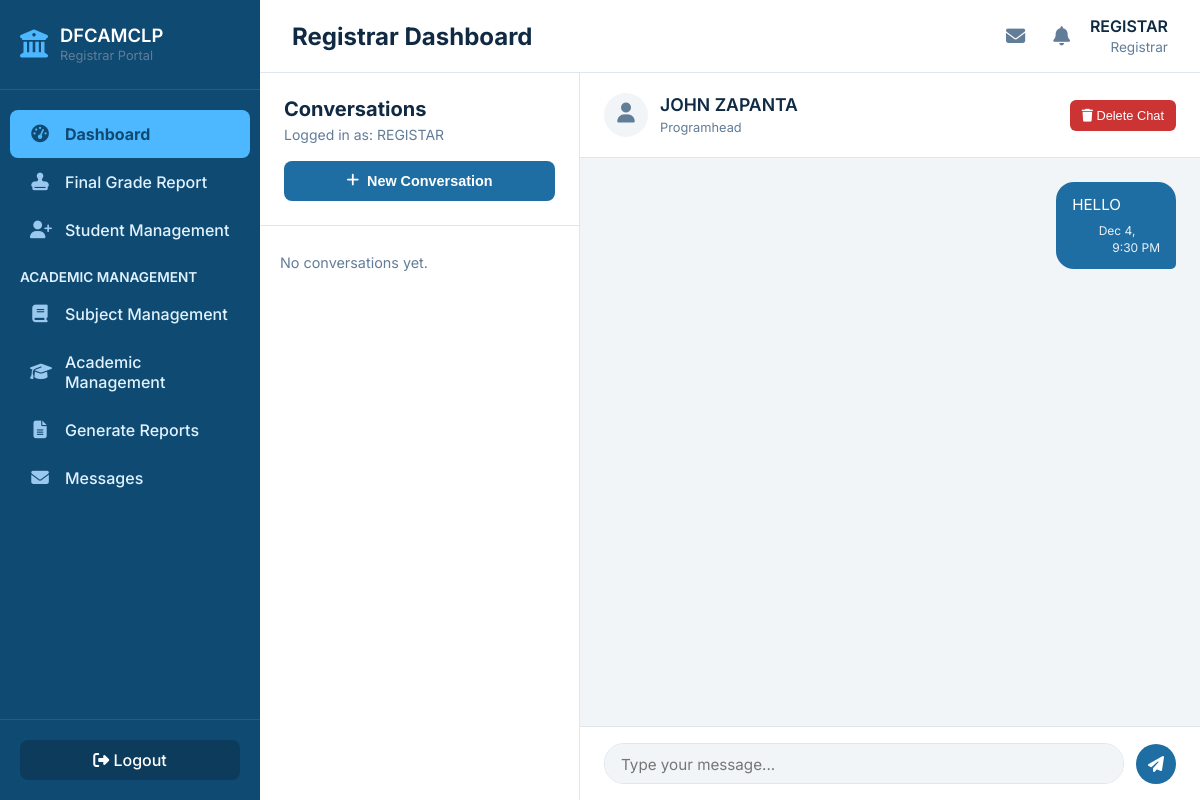
The app's page /registrar_messages.php?conversation_id=15 (signed in) with its own data.
### tables this page shows
CREATE TABLE `conversations` (
  `conversation_id` int(11) NOT NULL,
  `user_1_id` bigint(20) NOT NULL,
  `user_2_id` bigint(20) NOT NULL,
  `updated_at` timestamp NULL DEFAULT current_timestamp() ON UPDATE current_timestamp(),
  `user_1_hidden` tinyint(1) NOT NULL DEFAULT 0,
  `user_2_hidden` tinyint(1) NOT NULL DEFAULT 0
);

CREATE TABLE `users` (
  `sid` bigint(20) NOT NULL,
  `username` varchar(50) NOT NULL,
  `email` varchar(255) NOT NULL,
  `password` varchar(255) NOT NULL,
  `role` enum('student','professor','Registrar','Programhead') NOT NULL DEFAULT 'student',
  `is_verified` tinyint(1) DEFAULT 0,
  `verification_token` varchar(64) DEFAULT NULL,
  `login_token` varchar(255) DEFAULT NULL,
  `login_token_expires` datetime DEFAULT NULL,
  `created_at` timestamp NOT NULL DEFAULT current_timestamp(),
  `token_creation_time` datetime DEFAULT NULL,
  `reset_token` varchar(128) DEFAULT NULL,
  `reset_token_expiry` datetime DEFAULT NULL,
  `must_change_password` tinyint(1) NOT NULL DEFAULT 0
);

CREATE TABLE `messages` (
  `message_id` int(11) NOT NULL,
  `conversation_id` int(11) NOT NULL,
  `sender_id` bigint(20) NOT NULL,
  `receiver_id` bigint(20) NOT NULL,
  `subject` varchar(255) NOT NULL,
  `body` text NOT NULL,
  `is_read` tinyint(1) DEFAULT 0,
  `sent_at` timestamp NULL DEFAULT current_timestamp()
);

### registrar_messages.php (the view, shortened to what this page needs)
<?php
include_once 'db.php';
$current_user_id = $_SESSION['sid'];
$db_error = '';
$selected_conversation_id = $_GET['conversation_id'] ?? null;
$messages = [];
$other_user_name = 'Select Conversation';
$other_user_role = '';
$is_part_of_conversation = false;
if ($selected_conversation_id) {
    $stmt_conv_details = $conn->prepare("
        SELECT
            c.user_1_id, c.user_2_id, c.user_1_hidden, c.user_2_hidden,
            u1.role as user_1_role,
            u2.role as user_2_role,
            COALESCE(NULLIF(CONCAT(up1.first_name, ' ', up1.last_name), ' '), u1.username) as user_1_name,
            COALESCE(NULLIF(CONCAT(up2.first_name, ' ', up2.last_name), ' '), u2.username) as user_2_name
        FROM conversations c
        JOIN users u1 ON c.user_1_id = u1.sid
        JOIN users u2 ON c.user_2_id = u2.sid
        LEFT JOIN user_profiles up1 ON u1.sid = up1.sid
        LEFT JOIN user_profiles up2 ON u2.sid = up2.sid
        WHERE c.conversation_id = :conv_id AND (c.user_1_id = :current_user OR c.user_2_id = :current_user)
    ");
    $stmt_conv_details->execute([
        ':conv_id' => $selected_conversation_id,
        ':current_user' => $current_user_id
    ]);
    $conv_details = $stmt_conv_details->fetch(PDO::FETCH_ASSOC);
    if ($conv_details) {
        $is_part_of_conversation = true;
        if ($conv_details['user_1_id'] == $current_user_id) {
            $current_conversation_receiver_id = (int)$conv_details['user_2_id'];
            $other_user_name = $conv_details['user_2_name'];
            $other_user_role = $conv_details['user_2_role'] ?? 'User';
        } else {
            $other_user_name = $conv_details['user_1_name'];
            $other_user_role = $conv_details['user_1_role'] ?? 'User';
        }
        $stmt_msgs = $conn->prepare("
            SELECT
                m.*,
                COALESCE(NULLIF(CONCAT(up.first_name, ' ', up.last_name), ' '), u.username) AS sender_full_name
            FROM messages m
            JOIN users u ON m.sender_id = u.sid
            LEFT JOIN user_profiles up ON u.sid = up.sid
            WHERE m.conversation_id = :conv_id ORDER BY m.sent_at ASC
        ");
        $stmt_msgs->bindParam(':conv_id', $selected_conversation_id, PDO::PARAM_INT);
        $stmt_msgs->execute();
        $messages = $stmt_msgs->fetchAll(PDO::FETCH_ASSOC);
    } else {
        $selected_conversation_id = null;
        $other_user_name = "Invalid Conversation";
        if (empty($db_error)) {
            $db_error = "You do not have permission to view this conversation or it does not exist.";
        }
    }
}
?>
<?php include_once 'registrar_header.php'; ?>
<div class="messaging-layout <?php echo $selected_conversation_id ? 'show-chat' : 'show-list'; ?>">
    <aside class="conversation-sidebar">
        <div class="conversation-header">
            <h2>Conversations</h2>
            <p>Logged in as: <?= htmlspecialchars($current_user_name ?? 'Registrar'); ?></p>
            <button id="new-conversation-btn" class="new-conv-btn"><i class="fas fa-plus mr-1"></i> New Conversation</button>
        </div>
        <nav class="conversation-list custom-scrollbar" id="conversation-list-area">
            <?php if (empty($conversations)): ?>
                <p class="no-data" style="padding: 20px;">No conversations yet.</p>
            <?php endif; ?>
        </nav>
    </aside>
    <div class="message-view">
        <header class="message-header">
            <i class="fa-solid fa-user"></i>
            <div>
                <h3><?= htmlspecialchars($other_user_name); ?></h3>
                <span><?= htmlspecialchars($other_user_role); ?></span>
            </div>
            <?php if ($selected_conversation_id && $is_part_of_conversation): ?>
            <div class="chat-actions">
                <form method="POST" action="registrar_messages.php" onsubmit="return confirm('WARNING: Are you sure you want to permanently DELETE this entire conversation and all messages for BOTH users? This action cannot be undone.');">
                    <button type="submit" class="delete-full-conv-btn" title="Permanently Delete Conversation">
                        <i class="fas fa-trash"></i> Delete Chat
                    </button>
                </form>
            </div>
            <?php endif; ?>
        </header>
        <div id="message-area" class="custom-scrollbar">
            <?php if ($selected_conversation_id && $is_part_of_conversation): ?>
                <?php if (!empty($messages)): ?>
                    <?php foreach ($messages as $msg): ?>
                    <div class="message-bubble-container <?= ($msg['sender_id'] == $current_user_id) ? 'sent' : 'received'; ?>">
                        <div class="message-bubble <?= ($msg['sender_id'] == $current_user_id) ? 'sent' : 'received'; ?>">
                            <p>
                                <?= nl2br(htmlspecialchars($msg['body'])); ?>
                            </p>
                            <p class="timestamp">
                                <?= date('M j, g:i A', strtotime($msg['sent_at'])); ?>
                            </p>
                        </div>
                    </div>
                    <?php endforeach; ?>
                <?php else: ?>
                    <p class="no-data">No messages yet. Say hello!</p>
                <?php endif; ?>
            <?php elseif ($db_error): ?>
                    <p class="message error" style="margin: 20px;"><?= htmlspecialchars($db_error) ?></p>
            <?php else: ?>
                <p class="select-conversation-prompt">Select a conversation or start a new one.</p>
            <?php endif; ?>
        </div>
        <?php if ($selected_conversation_id && $is_part_of_conversation): ?>
        <footer class="message-input-area">
            <form action="registrar_messages.php?conversation_id=<?= $selected_conversation_id; ?>" method="POST">
                <textarea name="body" placeholder="Type your message..." rows="1" required></textarea>
                <button type="submit" name="send_message" title="Send"><i class="fas fa-paper-plane"></i></button>
            </form>
        </footer>
        <?php endif; ?>
    </div>
</div>
<?php include 'registrar_footer.php'; ?>

### registrar_header.php (style rules this page uses)
:root { --nav-dark: #0f4a73; --panel-blue: #1f6ea3; --bg-light: #f2f5f8; --white: #ffffff; --text-dark: #102a43; --text-light: #627d98; --accent-light: #4db8ff; --shadow: 0 4px 12px rgba(0, 0, 0, 0.05); --shadow-md: 0 6px 15px rgba(0, 0, 0, 0.08); --critical: #cc3333; --success-green: #28a745; --warning-orange: #f5a623; --info-blue: #17a2b8; --border-color: #e0e6ed; --navy: var(--nav-dark); --mid: var(--text-dark); --accent: var(--accent-light); --background: var(--bg-light); }
* { box-sizing: border-box; margin: 0; padding: 0; }
body { font-family: 'Inter', 'Segoe UI', sans-serif; background: var(--bg-light); color: var(--text-dark); display: flex; height: 100vh; overflow: hidden; }

### registrar_messages.php (style rules this page uses)
.messaging-layout { display: flex; width: 100%; flex-grow: 1; height: 100%; overflow: hidden; background: var(--white); position: relative; }
.conversation-sidebar { width: 320px; flex-shrink: 0; background: var(--white); border-right: 1px solid #e0e6ed; display: flex; flex-direction: column; transition: transform 0.3s ease; }
.conversation-header { padding: 24px; border-bottom: 1px solid #e0e6ed; flex-shrink: 0; }
.conversation-header h2 { font-size: 1.25rem; color: var(--text-dark); margin-bottom: 4px; }
.conversation-header p { font-size: 0.875rem; color: var(--text-light); margin-bottom: 16px; line-height: 1.4; }
.new-conv-btn { display: flex; align-items: center; justify-content: center; width: 100%; padding: 12px; background: var(--panel-blue); color: var(--white); border: none; border-radius: 8px; font-size: 0.9rem; font-weight: 600; cursor: pointer; transition: background-color 0.2s ease; }
.new-conv-btn .mr-1 { margin-right: 8px; }
.conversation-list { flex-grow: 1; overflow-y: auto; padding: 8px 0; }
.conversation-list .no-data { color: var(--text-light); font-size: 0.9rem; }
.message-view { flex-grow: 1; background: var(--bg-light); display: flex; flex-direction: column; transition: transform 0.3s ease; }
.message-header { display: flex; align-items: center; gap: 12px; padding: 16px 24px; background: var(--white); border-bottom: 1px solid #e0e6ed; flex-shrink: 0; z-index: 10; min-height: 85px; }
.message-header .fa-user { font-size: 1.25rem; padding: 10px; width: 44px; height: 44px; box-sizing: border-box; border-radius: 50%; background: var(--bg-light); color: var(--text-light); text-align: center; }
.message-header h3 { font-size: 1.1rem; font-weight: 600; line-height: 1.2; margin: 0; color: var(--text-dark); }
.message-header span { font-size: 0.8rem; color: var(--text-light); line-height: 1.2; }
.message-bubble-container { position: relative; display: flex; margin-bottom: 4px; max-width: 100%; }
#message-area { flex-grow: 1; overflow-y: auto; padding: 24px; display: flex; flex-direction: column; }
.message-bubble-container.sent { justify-content: flex-end; }
.message-bubble { max-width: 70%; padding: 12px 16px; border-radius: 18px; font-size: 0.95rem; line-height: 1.4; margin-bottom: 4px; word-wrap: break-word; }
.message-bubble p { margin: 0; }
.message-bubble .timestamp { font-size: 0.75rem; text-align: right; margin-top: 8px; opacity: 0.8; }
.message-bubble.sent { background: var(--panel-blue); color: var(--white); border-bottom-right-radius: 5px; }
.message-bubble.sent .timestamp { opacity: 0.9; }
.message-input-area { padding: 16px 24px; background: var(--white); border-top: 1px solid #e0e6ed; flex-shrink: 0; }
.message-input-area form { display: flex; align-items: flex-end; gap: 12px; }
.message-input-area textarea { flex-grow: 1; border: 1px solid #e0e6ed; border-radius: 20px; padding: 10px 16px; resize: none; font-size: 0.95rem; font-family: 'Inter', sans-serif; max-height: 100px; line-height: 1.4; background: var(--bg-light); }
.message-input-area button[type="submit"] { flex-shrink: 0; background: var(--panel-blue); color: white; border: none; border-radius: 50%; width: 40px; height: 40px; font-size: 1rem; cursor: pointer; transition: background-color 0.2s ease; display: grid; place-items: center; }
.chat-actions { margin-left: auto; }
.delete-full-conv-btn { background: var(--critical); color: var(--white); border: none; padding: 8px 12px; border-radius: 6px; font-size: 0.8rem; cursor: pointer; transition: background 0.2s ease; }

### records on screen
conversations: user_1.role "Programhead"
messages: body "HELLO", sent_at "Dec 4, 9:30 PM"

### other values on screen
$current_title "Registrar Dashboard"
$current_user_name "REGISTAR"
$_SESSION['role'] "Registrar"
$other_user_name "JOHN ZAPANTA"
